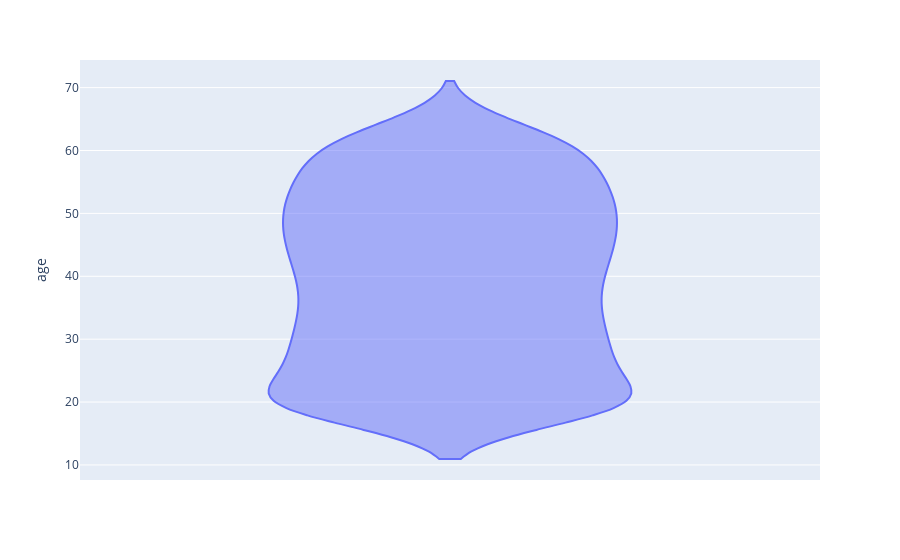

Notebook source saved alongside this figure:
### Markdown cell above
4. How is the distribution of numerical variables?

### Code cell
fig = px.violin(df, y= 'age')
fig.show()

### Figure 1 — Plotly figure (JSON) as saved in the notebook; plotly's stock layout.template omitted (floating-point values rounded to 4 significant figures; data arrays with more than 128 entries replaced by an {"elided": "..."} marker saying what was removed)
{"data": [{"alignmentgroup": "True", "box": {"visible": false}, "hovertemplate": "age=%{y}<extra></extra>", "legendgroup": "", "marker": {"color": "#636efa"}, "name": "", "offsetgroup": "", "orientation": "v", "scalegroup": "True", "showlegend": false, "type": "violin", "x0": " ", "xaxis": "x", "y": {"elided": "1338 int values"}, "y0": " ", "yaxis": "y"}], "layout": {"legend": {"tracegroupgap": 0}, "margin": {"t": 60}, "violinmode": "group", "xaxis": {"anchor": "y", "domain": [0, 1]}, "yaxis": {"anchor": "x", "domain": [0, 1], "title": {"text": "age"}}}}
